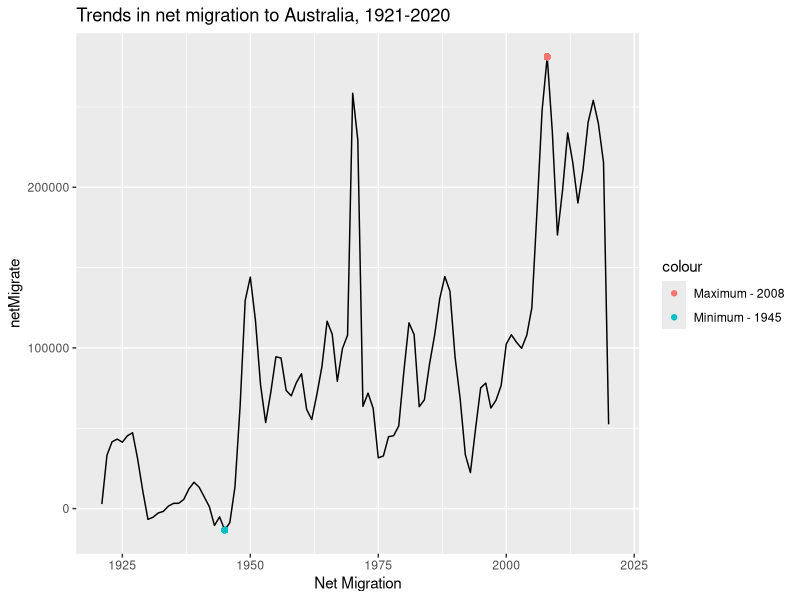
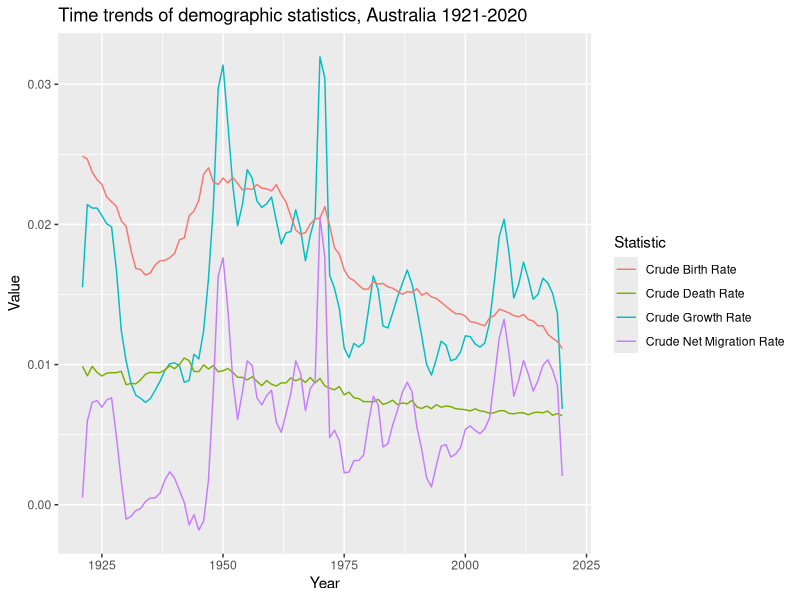
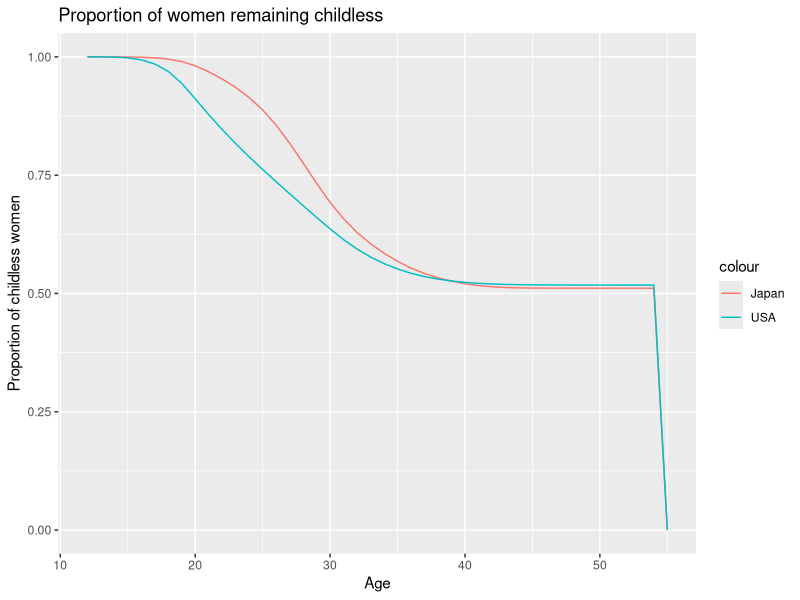
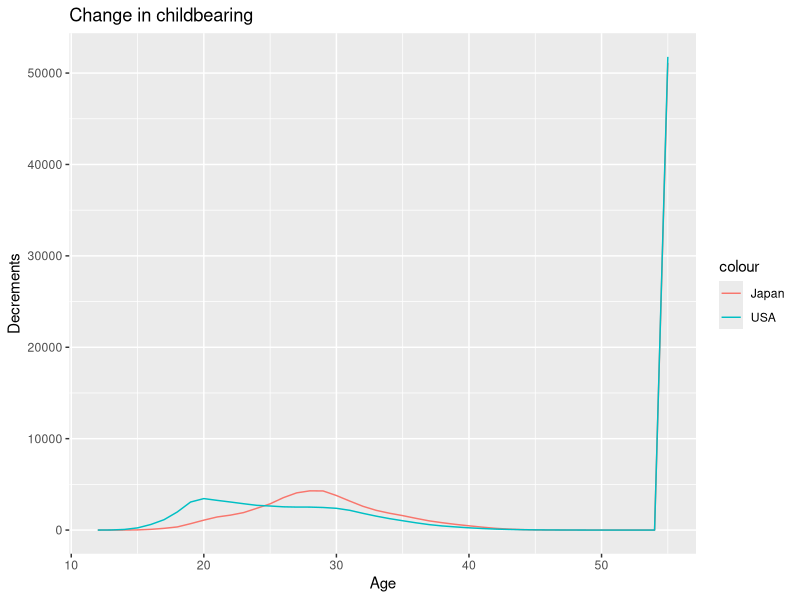

The R script that drew these images, in order:
## ---- chunk 1
library(ggplot2)
library(dplyr)
## ---- chunk 2
aus = read.table('Australia.txt', header = T)
aus$Year = as.numeric(aus$Year)
aus$Birth = as.numeric(aus$Birth)
aus$Deaths = as.numeric(aus$Deaths)
aus$Population = as.numeric(aus$Population)

netMigrate = c()

for (year in 1921:2020) {
  cur = aus[aus$Year == year, ]
  nextYear = aus[aus$Year == year + 1, ]
  migration = nextYear$Population - cur$Population - cur$Birth + cur$Deaths
  
  netMigrate = c(netMigrate, migration)
}

netMigrate = c(netMigrate, NA)

aus$Migration = netMigrate

ggplot(data = aus) + 
  geom_line(aes(x = Year, y = netMigrate)) + 
  scale_y_continuous(labels = function(x) format(x, scientific = F)) + 
  geom_point(aes(x = 1945, y = -13376.0, color = 'Minimum - 1945')) + 
  geom_point(aes(x = 2008, y = 281158.7, color = 'Maximum - 2008')) + 
  xlab("Net Migration") + ggtitle("Trends in net migration to Australia, 1921-2020")
## ---- chunk 3
aus$PopNew = aus$Population + aus$Birth - aus$Deaths + aus$Migration

aus$PopYear = (aus$PopNew + aus$Population)/2

aus$CGR = (aus$PopNew - aus$Population)/aus$PopYear

aus$CBR = aus$Birth/aus$PopYear

aus$CDR = aus$Deaths/aus$PopYear

aus$CNMR = aus$Migration/aus$PopYear

ggplot(data = aus) + 
  geom_line(aes(x = Year, y = CGR, color = 'Crude Growth Rate')) + 
  geom_line(aes(x = Year, y = CBR, color = 'Crude Birth Rate')) + 
  geom_line(aes(x = Year, y = CDR, color = 'Crude Death Rate')) + 
  geom_line(aes(x = Year, y = CNMR, color = 'Crude Net Migration Rate')) + 
  guides(color = guide_legend(title = "Statistic")) + labs(x = 'Year', y = 'Value') + 
  ggtitle('Time trends of demographic statistics, Australia 1921-2020')
## ---- chunk 4
asfr = read.table('ASFR1.txt', header = T)
asfr$ax = rep(0.5, length(asfr$Age))

japan = select(asfr, Age, Japan, ax)
usa = select(asfr, Age, USA, ax)

japMAC = sum((japan$Japan)*(japan$Age + 0.5))/sum(japan$Japan)
usaMAC = sum((usa$USA) * (usa$Age + 0.5))/sum(usa$USA)

japTFR = sum(japan$Japan)
usaTFR = sum(usa$USA)
## ---- chunk 5
LifeTableMx<-function(mx,sex){
  
  N<-length(mx)
  
  ax<-rep(0.5,N) #this 
  
  if(sex=="m"){
    ax[1]<-ifelse(mx[1]<0.107,0.045+mx[1]*2.684,0.330)}
  if(sex=="f"){
    ax[1]<-ifelse(mx[1]<0.107,0.053+2.800*mx[1],0.350)
  }
  
  # We need the functions to calculate ex from qx
  
  qx <- mx/(1 + (1 - ax)*mx)
  qx[N] <- 1
  
  px<-1-qx
  
  lx<-100000
  
  for(y in 1:(N-1)){          

    lx[y+1] <- lx[y]*px[y]
  }
  
  dx <- lx*qx
  
  Lx <- lx[-1] + ax[-N]*dx[-N] 
  
  Lx[N]<-ifelse(mx[N]>0,lx[N]/mx[N],0)                  
  
  Tx<-c()
  
  for(y in 1:N){
    # Calculate Tx
    Tx[y] <- sum(Lx[y:N])
  }
  
  ex <- Tx/lx 
  
  Age<-12:55             
  ALL<-data.frame(Age,mx,lx,dx,Lx,Tx,ex)
  return(ALL)
}
## ---- chunk 6
japLT = LifeTableMx(japan$Japan, 'f')
## ---- chunk 7
usaLT = LifeTableMx(usa$USA, 'f')
## ---- chunk 8
ggplot() + 
  geom_line(aes(x = japLT$Age, y = japLT$Lx/100000, color = 'Japan')) + 
  geom_line(aes(x = usaLT$Age, y = usaLT$Lx/100000, color = 'USA')) + 
  ggtitle("Proportion of women remaining childless") + labs(x = 'Age', y = 'Proportion of childless women')
## ---- chunk 9
ggplot() + 
  geom_line(aes(x = japLT$Age, y = japLT$dx, color = 'Japan')) + 
  geom_line(aes(x = usaLT$Age, y = usaLT$dx, color = 'USA')) + 
  ggtitle("Change in childbearing") + labs(x = 'Age', y = 'Decrements')
